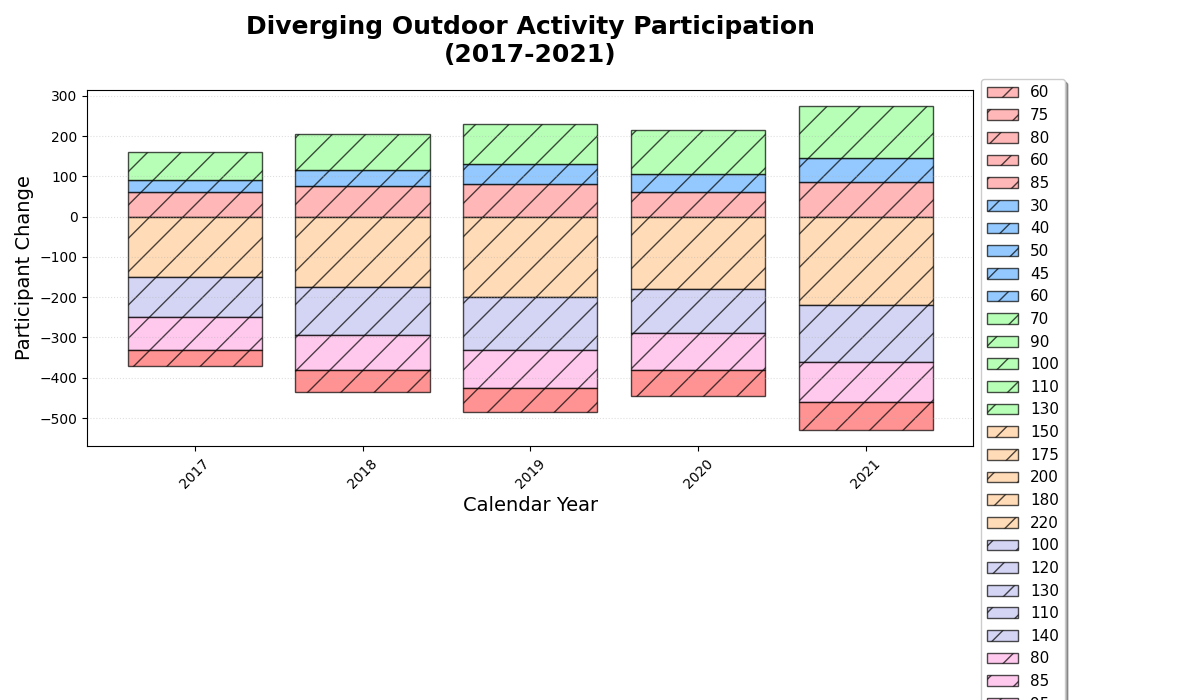

This figure's Python source:
import matplotlib.pyplot as plt
import numpy as np

years = np.array([2017, 2018, 2019, 2020, 2021])

recreational = np.array([60, 75, 80, 60, 85])
meditation = np.array([30, 40, 50, 45, 60])
hiking = np.array([70, 90, 100, 110, 130]) 

active = np.array([150, 175, 200, 180, 220])
biking = np.array([100, 120, 130, 110, 140])
leisure = np.array([80, 85, 95, 90, 100])
surfing = np.array([40, 55, 60, 65, 70])

# Changed color palette
new_colors_upward = ['#ff9999', '#66b3ff', '#99ff99']
new_colors_downward = ['#ffcc99', '#c2c2f0', '#ffb3e6', '#ff6666']

fig, ax = plt.subplots(figsize=(12, 7))

# Plot upward expanding bars with new colors
top_bottom = np.zeros(len(years))
for activity, color in zip([recreational, meditation, hiking], new_colors_upward):
    ax.bar(years, activity, bottom=top_bottom, label=activity, color=color, alpha=0.7, edgecolor='black', hatch='/')
    top_bottom += activity

# Plot downward expanding bars with new colors
bottom_top = np.zeros(len(years))
for activity, color in zip([active, biking, leisure, surfing], new_colors_downward):
    ax.bar(years, -activity, bottom=bottom_top, label=activity, color=color, alpha=0.7, edgecolor='black', hatch='/')
    bottom_top -= activity

ax.set_title("Diverging Outdoor Activity Participation\n(2017-2021)", fontsize=18, weight='bold', pad=20)
ax.set_xlabel('Calendar Year', fontsize=14)
ax.set_ylabel('Participant Change', fontsize=14)
ax.set_xticks(years)
ax.set_xticklabels(years, rotation=45)
ax.grid(axis='y', linestyle=':', alpha=0.4)

ax.legend(loc='upper left', fontsize=11, bbox_to_anchor=(1, 1.05), shadow=True)

plt.tight_layout(rect=[0, 0, 0.9, 1])
plt.show()
